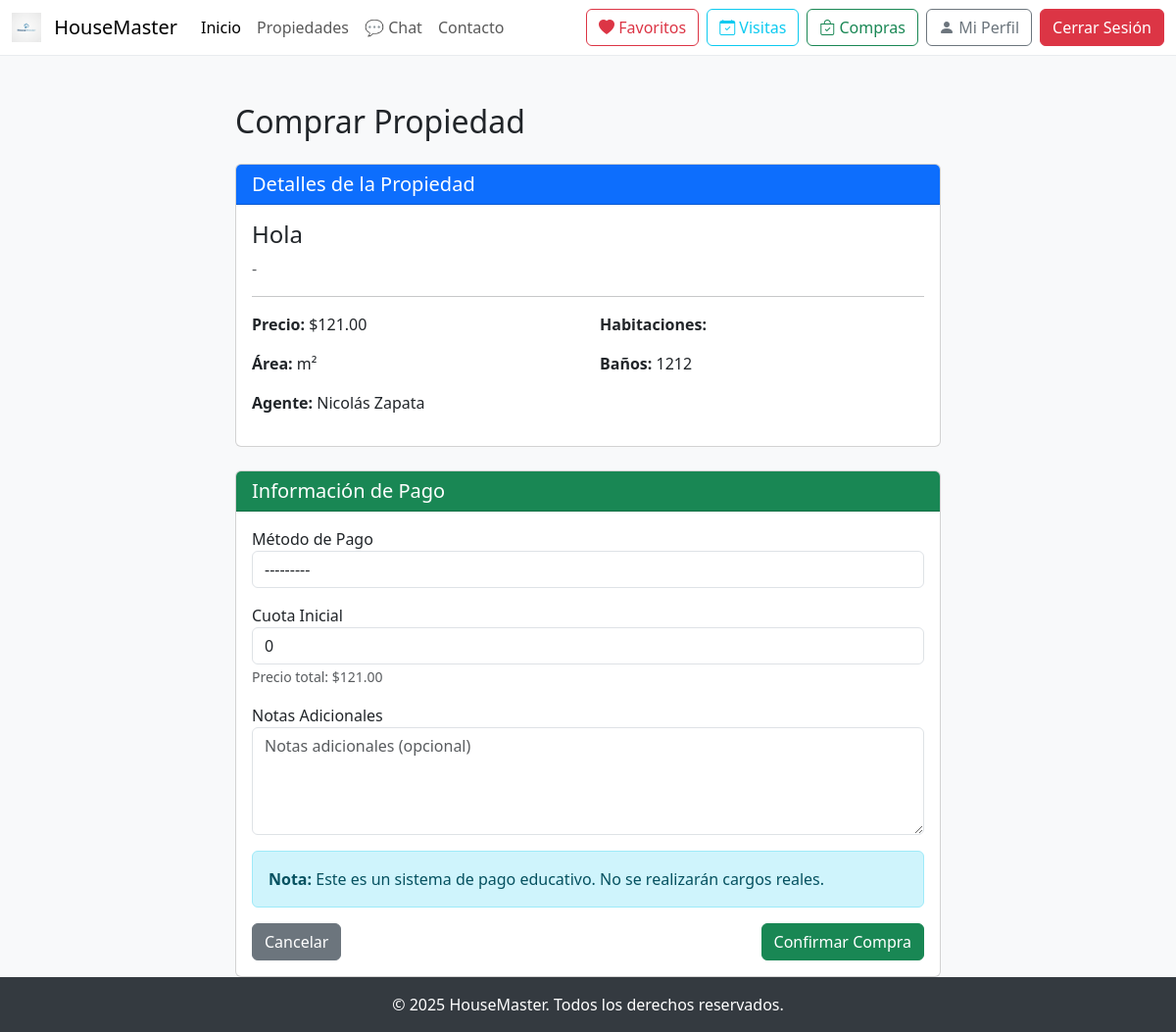
The page /purchases/initiate/49/ (signed in) on the database its author committed.
### property/models.py (models this page shows, shortened)
class Property(models.Model):
    TYPE_SALE = 'Venta'
    TYPE_RENT = 'Arriendo'
    TYPE_CHOICES = [
        (TYPE_SALE, 'Venta'),
        (TYPE_RENT, 'Arriendo'),
    ]
    STATUS_AVAILABLE = 'Disponible'
    STATUS_SOLD = 'Vendida'
    STATUS_RENTED = 'Arrendada'
    STATUS_RESERVED = 'Reservada'
    STATUS_CHOICES = [
        (STATUS_AVAILABLE, 'Disponible'),
        (STATUS_SOLD, 'Vendida'),
        (STATUS_RENTED, 'Arrendada'),
        (STATUS_RESERVED, 'Reservada'),
    ]
    agent = models.ForeignKey(User, on_delete=models.SET_NULL, null=True, related_name='properties')
    title = models.CharField(max_length=200)
    description = models.TextField()
    price = models.DecimalField(max_digits=12, decimal_places=2)
    type = models.CharField(max_length=100, choices=TYPE_CHOICES)
    area = models.FloatField()
    rooms = models.IntegerField()
    bathrooms = models.IntegerField()
    status = models.CharField(max_length=50, choices=STATUS_CHOICES, default=STATUS_AVAILABLE)
    city = models.CharField(max_length=100)
    department = models.CharField(max_length=100)
    address = models.CharField(max_length=255, unique=True)
    created_at = models.DateTimeField(auto_now_add=True)
    image = models.ImageField(upload_to='properties/', blank=True, null=True)
    class Meta:
        verbose_name = 'Propiedad'
        verbose_name_plural = 'Propiedades'
        ordering = ['-created_at']
        indexes = [
            models.Index(fields=['city', 'type']),
            models.Index(fields=['status', 'price']),
        ]
    def is_available(self):
        return self.status == self.STATUS_AVAILABLE

### purchases/views.py (the view)
# urls.py: path('initiate/<int:property_id>/', views.initiate_purchase, name='initiate_purchase'),
@login_required
def initiate_purchase(request, property_id):
    property_obj = get_object_or_404(Property, id=property_id)
    if not property_obj.is_available():
        messages.error(request, "Esta propiedad no está disponible para compra.")
        return redirect('property_detail', pk=property_id)
    if request.user == property_obj.agent:
        messages.error(request, "No puedes comprar tu propia propiedad.")
        return redirect('property_detail', pk=property_id)
    if request.method == 'POST':
        form = PurchaseForm(request.POST, property=property_obj)
        if form.is_valid():
            try:
                purchase = purchase_service.create_purchase(
                    buyer=request.user,
                    property_obj=property_obj,
                    payment_method=form.cleaned_data['payment_method'],
                    down_payment=form.cleaned_data.get('down_payment'),
                    notes=form.cleaned_data.get('notes', ''),
                )
                messages.success(
                    request,
                    f"¡Compra iniciada exitosamente! ID de transacción: {purchase.transaction_id}"
                )
                return redirect('purchase_confirmation', purchase_id=purchase.id)
            except ValidationError as e:
                for error in e.messages:
                    messages.error(request, error)
        else:
            messages.error(request, "Por favor corrige los errores en el formulario.")
    else:
        form = PurchaseForm(property=property_obj)
    context = {
        'form': form,
        'property': property_obj,
    }
    return render(request, 'purchases/initiate_purchase.html', context)

### purchases/templates/purchases/initiate_purchase.html (shortened to what this page needs)
{% extends 'base.html' %}
{% block content %}
<div class="container mt-5">
    <div class="row">
        <div class="col-md-8 mx-auto">
            <h2 class="mb-4">Comprar Propiedad</h2>
            <div class="card mb-4">
                <div class="card-header bg-primary text-white">
                    <h5 class="mb-0">Detalles de la Propiedad</h5>
                </div>
                <div class="card-body">
                    <h4>{{ property.title }}</h4>
                    <p class="text-muted">{{ property.get_property_type_display }} - {{ property.location }}</p>
                    <hr>
                    <div class="row">
                        <div class="col-md-6">
                            <p><strong>Precio:</strong> ${{ property.price|floatformat:2 }}</p>
                            <p><strong>Área:</strong> {{ property.square_meters }} m²</p>
                        </div>
                        <div class="col-md-6">
                            <p><strong>Habitaciones:</strong> {{ property.bedrooms }}</p>
                            <p><strong>Baños:</strong> {{ property.bathrooms }}</p>
                        </div>
                    </div>
                    <p><strong>Agente:</strong> {{ property.agent.get_full_name|default:property.agent.username }}</p>
                </div>
            </div>
            <div class="card">
                <div class="card-header bg-success text-white">
                    <h5 class="mb-0">Información de Pago</h5>
                </div>
                <div class="card-body">
                    <form method="post">
                        <div class="form-group mb-3">
                            <label for="{{ form.payment_method.id_for_label }}">{{ form.payment_method.label }}</label>
                            {{ form.payment_method }}
                        </div>
                        <div class="form-group mb-3">
                            <label for="{{ form.down_payment.id_for_label }}">{{ form.down_payment.label }}</label>
                            {{ form.down_payment }}
                            <small class="form-text text-muted">
                                Precio total: ${{ property.price|floatformat:2 }}
                            </small>
                        </div>
                        <div class="form-group mb-3">
                            <label for="{{ form.notes.id_for_label }}">{{ form.notes.label }}</label>
                            {{ form.notes }}
                        </div>
                        <div class="alert alert-info">
                            <strong>Nota:</strong> Este es un sistema de pago educativo. No se realizarán cargos reales.
                        </div>
                        <div class="d-flex justify-content-between">
                            <a href="{% url 'property_detail' property.id %}" class="btn btn-secondary">Cancelar</a>
                            <button type="submit" class="btn btn-success">Confirmar Compra</button>
                        </div>
                    </form>
                </div>
            </div>
        </div>
    </div>
</div>
{% endblock %}

### core/templates/base.html (style rules this page uses)
body { background-color: #f8f9fa; }

### rows shown on the page
Property: title "Hola", price "121.00", bathrooms "1212", agent.get_full_name "Nicolás Zapata"
